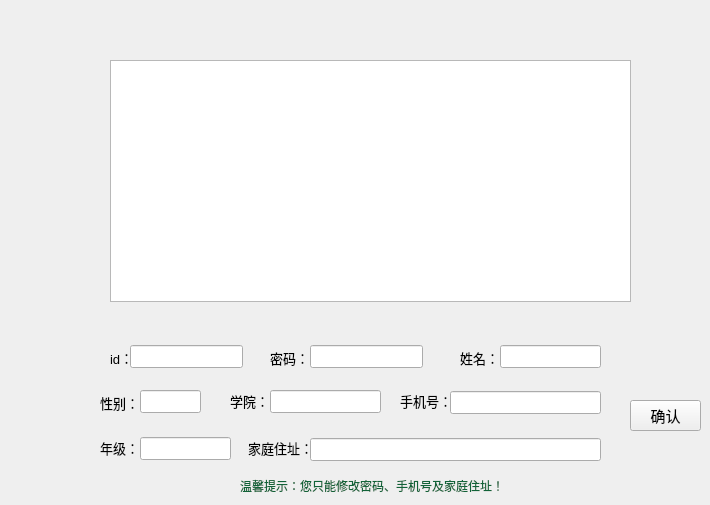
   <widget class="QWidget" name="tab">
    <attribute name="title">
     <string>个人资料</string>
    </attribute>
    <widget class="QTableWidget" name="infoWidget">
     <property name="geometry">
      <rect>
       <x>110</x>
       <y>60</y>
       <width>521</width>
       <height>242</height>
      </rect>
     </property>
    </widget>
    <widget class="QPushButton" name="editInfo">
     <property name="geometry">
      <rect>
       <x>630</x>
       <y>400</y>
       <width>71</width>
       <height>31</height>
      </rect>
     </property>
     <property name="font">
      <font>
       <family>楷体</family>
       <pointsize>11</pointsize>
      </font>
     </property>
     <property name="text">
      <string>确认</string>
     </property>
    </widget>
    <widget class="QLabel" name="label_3">
     <property name="geometry">
      <rect>
       <x>110</x>
       <y>350</y>
       <width>31</width>
       <height>16</height>
      </rect>
     </property>
     <property name="font">
      <font>
       <pointsize>10</pointsize>
      </font>
     </property>
     <property name="text">
      <string>id：</string>
     </property>
    </widget>
    <widget class="QLineEdit" name="lineEdit">
     <property name="geometry">
      <rect>
       <x>130</x>
       <y>345</y>
       <width>113</width>
       <height>23</height>
      </rect>
     </property>
    </widget>
    <widget class="QLabel" name="label_4">
     <property name="geometry">
      <rect>
       <x>270</x>
       <y>350</y>
       <width>54</width>
       <height>16</height>
      </rect>
     </property>
     <property name="font">
      <font>
       <pointsize>10</pointsize>
      </font>
     </property>
     <property name="text">
      <string>密码：</string>
     </property>
    </widget>
    <widget class="QLineEdit" name="lineEdit_2">
     <property name="geometry">
      <rect>
       <x>310</x>
       <y>345</y>
       <width>113</width>
       <height>23</height>
      </rect>
     </property>
    </widget>
    <widget class="QLabel" name="label_5">
     <property name="geometry">
      <rect>
       <x>460</x>
       <y>350</y>
       <width>54</width>
       <height>16</height>
      </rect>
     </property>
     <property name="font">
      <font>
       <pointsize>10</pointsize>
      </font>
     </property>
     <property name="text">
      <string>姓名：</string>
     </property>
    </widget>
    <widget class="QLineEdit" name="lineEdit_3">
     <property name="geometry">
      <rect>
       <x>500</x>
       <y>345</y>
       <width>101</width>
       <height>23</height>
      </rect>
     </property>
    </widget>
    <widget class="QLabel" name="label_6">
     <property name="geometry">
      <rect>
       <x>100</x>
       <y>395</y>
       <width>54</width>
       <height>16</height>
      </rect>
     </property>
     <property name="font">
      <font>
       <pointsize>10</pointsize>
      </font>
     </property>
     <property name="text">
      <string>性别：</string>
     </property>
    </widget>
    <widget class="QLineEdit" name="lineEdit_4">
     <property name="geometry">
      <rect>
       <x>140</x>
       <y>390</y>
       <width>61</width>
       <height>23</height>
      </rect>
     </property>
    </widget>
    <widget class="QLabel" name="label_8">
     <property name="geometry">
      <rect>
       <x>230</x>
       <y>393</y>
       <width>54</width>
       <height>16</height>
      </rect>
     </property>
     <property name="font">
      <font>
       <pointsize>10</pointsize>
      </font>
     </property>
     <property name="text">
      <string>学院：</string>
     </property>
    </widget>
    <widget class="QLineEdit" name="lineEdit_5">
     <property name="geometry">
      <rect>
       <x>270</x>
       <y>390</y>
       <width>111</width>
       <height>23</height>
      </rect>
     </property>
    </widget>
    <widget class="QLabel" name="label_9">
     <property name="geometry">
      <rect>
       <x>100</x>
       <y>440</y>
       <width>54</width>
       <height>16</height>
      </rect>
     </property>
     <property name="font">
      <font>
       <pointsize>10</pointsize>
      </font>
     </property>
     <property name="text">
      <string>年级：</string>
     </property>
    </widget>
    <widget class="QLineEdit" name="lineEdit_7">
     <property name="geometry">
      <rect>
       <x>140</x>
       <y>437</y>
       <width>91</width>
       <height>23</height>
      </rect>
     </property>
    </widget>
    <widget class="QLabel" name="label_11">
     <property name="geometry">
      <rect>
       <x>400</x>
       <y>393</y>
       <width>54</width>
       <height>16</height>
      </rect>
     </property>
     <property name="font">
      <font>
       <pointsize>10</pointsize>
      </font>
     </property>
     <property name="text">
      <string>手机号：</string>
     </property>
    </widget>
    <widget class="QLineEdit" name="lineEdit_6">
     <property name="geometry">
      <rect>
       <x>450</x>
       <y>391</y>
       <width>151</width>
       <height>23</height>
      </rect>
     </property>
    </widget>
    <widget class="QLabel" name="label_12">
     <property name="geometry">
      <rect>
       <x>248</x>
       <y>440</y>
       <width>61</width>
       <height>16</height>
      </rect>
     </property>
     <property name="font">
      <font>
       <pointsize>10</pointsize>
      </font>
     </property>
     <property name="text">
      <string>家庭住址：</string>
     </property>
    </widget>
    <widget class="QLineEdit" name="lineEdit_8">
     <property name="geometry">
      <rect>
       <x>310</x>
       <y>438</y>
       <width>291</width>
       <height>23</height>
      </rect>
     </property>
    </widget>
    <widget class="QLabel" name="label_13">
     <property name="geometry">
      <rect>
       <x>240</x>
       <y>476</y>
       <width>311</width>
       <height>20</height>
      </rect>
     </property>
     <property name="styleSheet">
      <string notr="true">font: 10pt &quot;楷体&quot;;
color: rgb(17, 99, 56);</string>
     </property>
     <property name="text">
      <string>温馨提示：您只能修改密码、手机号及家庭住址！</string>
     </property>
    </widget>
    <widget class="QLabel" name="edit">
     <property name="geometry">
      <rect>
       <x>650</x>
       <y>360</y>
       <width>25</width>
       <height>25</height>
      </rect>
     </property>
     <property name="text">
      <string/>
     </property>
    </widget>
   </widget>
